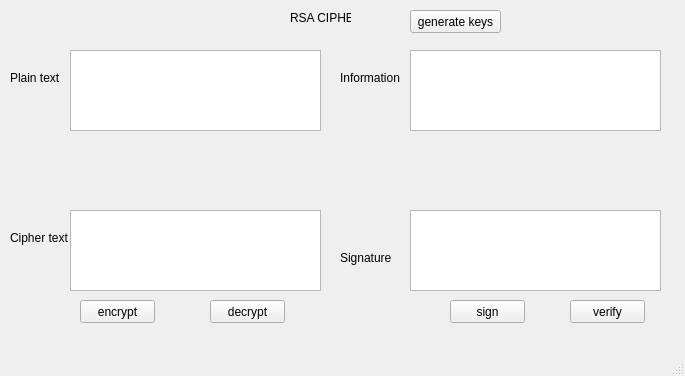
<?xml version="1.0" encoding="UTF-8"?>
<ui version="4.0">
 <class>MainWindow</class>
 <widget class="QMainWindow" name="MainWindow">
  <property name="geometry">
   <rect>
    <x>0</x>
    <y>0</y>
    <width>685</width>
    <height>376</height>
   </rect>
  </property>
  <property name="windowTitle">
   <string>MainWindow</string>
  </property>
  <widget class="QWidget" name="centralwidget">
   <widget class="QLabel" name="label">
    <property name="geometry">
     <rect>
      <x>290</x>
      <y>10</y>
      <width>61</width>
      <height>16</height>
     </rect>
    </property>
    <property name="text">
     <string>RSA CIPHER</string>
    </property>
   </widget>
   <widget class="QPlainTextEdit" name="txt_plain_text">
    <property name="geometry">
     <rect>
      <x>70</x>
      <y>50</y>
      <width>251</width>
      <height>81</height>
     </rect>
    </property>
   </widget>
   <widget class="QPlainTextEdit" name="txt_info">
    <property name="geometry">
     <rect>
      <x>410</x>
      <y>50</y>
      <width>251</width>
      <height>81</height>
     </rect>
    </property>
   </widget>
   <widget class="QPlainTextEdit" name="txt_cipher_text">
    <property name="geometry">
     <rect>
      <x>70</x>
      <y>210</y>
      <width>251</width>
      <height>81</height>
     </rect>
    </property>
   </widget>
   <widget class="QPlainTextEdit" name="txt_sign">
    <property name="geometry">
     <rect>
      <x>410</x>
      <y>210</y>
      <width>251</width>
      <height>81</height>
     </rect>
    </property>
   </widget>
   <widget class="QLabel" name="label_2">
    <property name="geometry">
     <rect>
      <x>10</x>
      <y>70</y>
      <width>61</width>
      <height>16</height>
     </rect>
    </property>
    <property name="text">
     <string>Plain text</string>
    </property>
   </widget>
   <widget class="QLabel" name="label_3">
    <property name="geometry">
     <rect>
      <x>10</x>
      <y>230</y>
      <width>61</width>
      <height>16</height>
     </rect>
    </property>
    <property name="text">
     <string>Cipher text</string>
    </property>
   </widget>
   <widget class="QLabel" name="label_4">
    <property name="geometry">
     <rect>
      <x>340</x>
      <y>70</y>
      <width>61</width>
      <height>16</height>
     </rect>
    </property>
    <property name="text">
     <string>Information</string>
    </property>
   </widget>
   <widget class="QLabel" name="label_5">
    <property name="geometry">
     <rect>
      <x>340</x>
      <y>250</y>
      <width>61</width>
      <height>16</height>
     </rect>
    </property>
    <property name="text">
     <string>Signature</string>
    </property>
   </widget>
   <widget class="QPushButton" name="btn_encrypt">
    <property name="geometry">
     <rect>
      <x>80</x>
      <y>300</y>
      <width>75</width>
      <height>23</height>
     </rect>
    </property>
    <property name="text">
     <string>encrypt</string>
    </property>
   </widget>
   <widget class="QPushButton" name="btn_decrypt">
    <property name="geometry">
     <rect>
      <x>210</x>
      <y>300</y>
      <width>75</width>
      <height>23</height>
     </rect>
    </property>
    <property name="text">
     <string>decrypt</string>
    </property>
   </widget>
   <widget class="QPushButton" name="btn_sign">
    <property name="geometry">
     <rect>
      <x>450</x>
      <y>300</y>
      <width>75</width>
      <height>23</height>
     </rect>
    </property>
    <property name="text">
     <string>sign</string>
    </property>
   </widget>
   <widget class="QPushButton" name="btn_verify">
    <property name="geometry">
     <rect>
      <x>570</x>
      <y>300</y>
      <width>75</width>
      <height>23</height>
     </rect>
    </property>
    <property name="text">
     <string>verify</string>
    </property>
   </widget>
   <widget class="QPushButton" name="btn_generate">
    <property name="geometry">
     <rect>
      <x>410</x>
      <y>10</y>
      <width>91</width>
      <height>23</height>
     </rect>
    </property>
    <property name="text">
     <string>generate keys</string>
    </property>
   </widget>
  </widget>
  <widget class="QMenuBar" name="menubar">
   <property name="geometry">
    <rect>
     <x>0</x>
     <y>0</y>
     <width>685</width>
     <height>21</height>
    </rect>
   </property>
  </widget>
  <widget class="QStatusBar" name="statusbar"/>
 </widget>
 <resources/>
 <connections/>
</ui>
